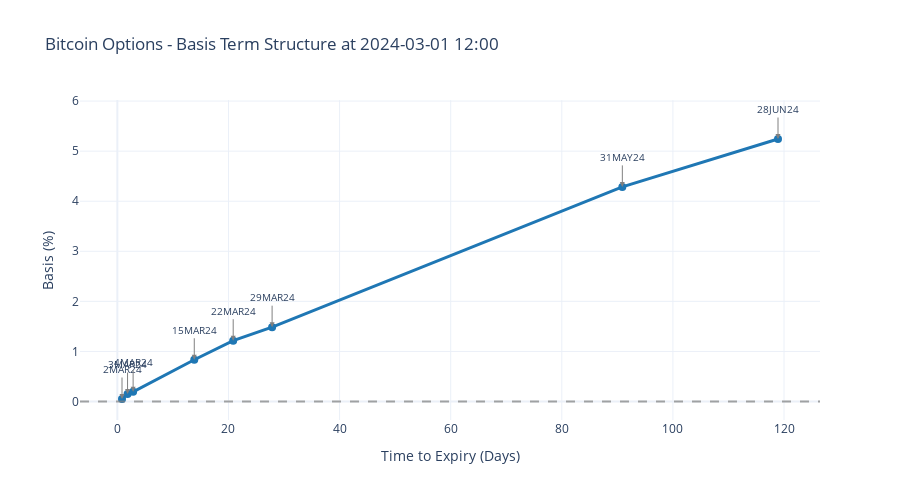

Notebook cell for this chart:
### Code cell
# Term structure of basis across expiries
# Plot basis vs time-to-expiry for a specific datetime

if not df_results.is_empty():
    # Input datetime for term structure analysis
    analysis_datetime = datetime(2024, 3, 1, 12, 0, 0)  # Example: March 1, 2024 at 12:00
    
    print(f"📊 TERM STRUCTURE ANALYSIS at {analysis_datetime}")
    
    # Find data closest to the specified datetime
    tolerance_minutes = 1  # Look within 30 minutes
    target_time = analysis_datetime
    
    term_structure_data = []
    
    for expiry in symbol_manager.opt_expiries:
        # Get data for this expiry around the target time
        expiry_data = df_results.filter(
            (pl.col('expiry') == expiry) & 
            (pl.col('timestamp') >= target_time - timedelta(minutes=tolerance_minutes)) &
            (pl.col('timestamp') <= target_time + timedelta(minutes=tolerance_minutes))
        ).sort('timestamp')
        
        if not expiry_data.is_empty():
            # Take the closest timestamp to our target
            closest_data = expiry_data.head(1)
            
            # Calculate basis and time to expiry
            basis = (closest_data['F'][0] / closest_data['S'][0]) - 1
            tau = closest_data['tau'][0]  # Time to expiry in years
            actual_timestamp = closest_data['timestamp'][0]
            
            term_structure_data.append({
                'expiry': expiry,
                'time_to_expiry_days': tau * 365.25,  # Convert to days
                'basis': basis,
                'basis_pct': basis * 100,
                'forward_price': closest_data['F'][0],
                'spot_price': closest_data['S'][0],
                'timestamp': actual_timestamp,
                'r': closest_data['r'][0],
                'q': closest_data['q'][0]
            })
    
    if term_structure_data:
        # Create DataFrame and sort by time to expiry
        df_term = pl.DataFrame(term_structure_data).sort('time_to_expiry_days')
        
        print(f"Found {len(df_term)} expiries within {tolerance_minutes} minutes of target time")
        
        # Create term structure plot
        fig = go.Figure()
        
        fig.add_trace(go.Scatter(
            x=df_term['time_to_expiry_days'].to_list(),
            y=df_term['basis_pct'].to_list(),
            mode='lines+markers',
            name='Basis',
            line=dict(color='#1f77b4', width=3),
            marker=dict(size=8, color='#1f77b4'),
            text=df_term['expiry'].to_list(),
            textposition='top center',
            hovertemplate=(
                '<b>%{text}</b><br>' +
                'Days to Expiry: %{x:.1f}<br>' +
                'Basis: %{y:.3f}%<br>' +
                'Forward: $%{customdata[0]:.2f}<br>' +
                'Spot: $%{customdata[1]:.2f}<br>' +
                '<extra></extra>'
            ),
            customdata=list(zip(
                df_term['forward_price'].to_list(),
                df_term['spot_price'].to_list()
            ))
        ))
        
        # Add horizontal line at zero
        fig.add_hline(y=0, line_dash="dash", line_color="gray", opacity=0.7)
        
        fig.update_layout(
            title=f"Bitcoin Options - Basis Term Structure at {analysis_datetime.strftime('%Y-%m-%d %H:%M')}",
            xaxis_title="Time to Expiry (Days)",
            yaxis_title="Basis (%)",
            template='plotly_white',
            height=500,
            showlegend=False
        )
        
        # Add annotations for each point
        for i, row in enumerate(df_term.iter_rows(named=True)):
            fig.add_annotation(
                x=row['time_to_expiry_days'],
                y=row['basis_pct'],
                text=row['expiry'],
                showarrow=True,
                arrowhead=2,
                arrowsize=1,
                arrowwidth=1,
                arrowcolor='gray',
                ax=0,
                ay=-30,
                font=dict(size=10)
            )
        
        fig.show()
    else:
        print(f"❌ No data found within {tolerance_minutes} minutes of {analysis_datetime}")
        print("💡 Try adjusting the analysis_datetime or tolerance_minutes")
        
else:
    print("❌ No results available for term structure analysis")

### Figure 1 — Plotly figure (JSON) as saved in the notebook; plotly's stock layout.template omitted (floating-point values rounded to 4 significant figures)
{"data": [{"customdata": [[61930.0, 61900.0], [62000.0, 61900.0], [62060.0, 61940.0], [62420.0, 61900.0], [62660.0, 61900.0], [62820.0, 61900.0], [64560.0, 61900.0], [65150.0, 61900.0]], "hovertemplate": "<b>%{text}</b><br>Days to Expiry: %{x:.1f}<br>Basis: %{y:.3f}%<br>Forward: $%{customdata[0]:.2f}<br>Spot: $%{customdata[1]:.2f}<br><extra></extra>", "line": {"color": "#1f77b4", "width": 3}, "marker": {"color": "#1f77b4", "size": 8}, "mode": "lines+markers", "name": "Basis", "text": ["2MAR24", "3MAR24", "4MAR24", "15MAR24", "22MAR24", "29MAR24", "31MAY24", "28JUN24"], "textposition": "top center", "type": "scatter", "x": [0.8339, 1.835, 2.835, 13.84, 20.85, 27.85, 90.9, 118.9], "y": [0.0501, 0.1499, 0.1939, 0.8341, 1.214, 1.485, 4.286, 5.242]}], "layout": {"annotations": [{"arrowcolor": "gray", "arrowhead": 2, "arrowsize": 1, "arrowwidth": 1, "ax": 0, "ay": -30, "font": {"size": 10}, "showarrow": true, "text": "2MAR24", "x": 0.8339, "y": 0.0501}, {"arrowcolor": "gray", "arrowhead": 2, "arrowsize": 1, "arrowwidth": 1, "ax": 0, "ay": -30, "font": {"size": 10}, "showarrow": true, "text": "3MAR24", "x": 1.835, "y": 0.1499}, {"arrowcolor": "gray", "arrowhead": 2, "arrowsize": 1, "arrowwidth": 1, "ax": 0, "ay": -30, "font": {"size": 10}, "showarrow": true, "text": "4MAR24", "x": 2.835, "y": 0.1939}, {"arrowcolor": "gray", "arrowhead": 2, "arrowsize": 1, "arrowwidth": 1, "ax": 0, "ay": -30, "font": {"size": 10}, "showarrow": true, "text": "15MAR24", "x": 13.84, "y": 0.8341}, {"arrowcolor": "gray", "arrowhead": 2, "arrowsize": 1, "arrowwidth": 1, "ax": 0, "ay": -30, "font": {"size": 10}, "showarrow": true, "text": "22MAR24", "x": 20.85, "y": 1.214}, {"arrowcolor": "gray", "arrowhead": 2, "arrowsize": 1, "arrowwidth": 1, "ax": 0, "ay": -30, "font": {"size": 10}, "showarrow": true, "text": "29MAR24", "x": 27.85, "y": 1.485}, {"arrowcolor": "gray", "arrowhead": 2, "arrowsize": 1, "arrowwidth": 1, "ax": 0, "ay": -30, "font": {"size": 10}, "showarrow": true, "text": "31MAY24", "x": 90.9, "y": 4.286}, {"arrowcolor": "gray", "arrowhead": 2, "arrowsize": 1, "arrowwidth": 1, "ax": 0, "ay": -30, "font": {"size": 10}, "showarrow": true, "text": "28JUN24", "x": 118.9, "y": 5.242}], "height": 500, "shapes": [{"line": {"color": "gray", "dash": "dash"}, "opacity": 0.7, "type": "line", "x0": 0, "x1": 1, "xref": "x domain", "y0": 0, "y1": 0, "yref": "y"}], "showlegend": false, "title": {"text": "Bitcoin Options - Basis Term Structure at 2024-03-01 12:00"}, "xaxis": {"title": {"text": "Time to Expiry (Days)"}}, "yaxis": {"title": {"text": "Basis (%)"}}}}
